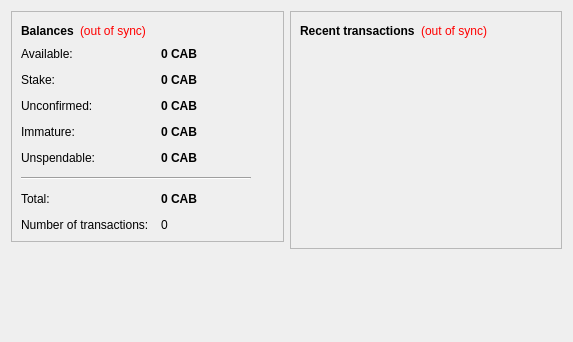
<?xml version="1.0" encoding="UTF-8"?>
<ui version="4.0">
 <class>OverviewPage</class>
 <widget class="QWidget" name="OverviewPage">
  <property name="geometry">
   <rect>
    <x>0</x>
    <y>0</y>
    <width>573</width>
    <height>342</height>
   </rect>
  </property>
  <property name="windowTitle">
   <string>Form</string>
  </property>
  <layout class="QHBoxLayout" name="horizontalLayout" stretch="1,1">
   <item>
    <layout class="QVBoxLayout" name="verticalLayout_2">
     <item>
      <widget class="QFrame" name="frame">
       <property name="frameShape">
        <enum>QFrame::StyledPanel</enum>
       </property>
       <property name="frameShadow">
        <enum>QFrame::Raised</enum>
       </property>
       <layout class="QVBoxLayout" name="verticalLayout_4">
        <item>
         <layout class="QHBoxLayout" name="horizontalLayout_4">
          <item>
           <widget class="QLabel" name="label_5">
            <property name="font">
             <font>
              <weight>75</weight>
              <bold>true</bold>
             </font>
            </property>
            <property name="text">
             <string>Balances</string>
            </property>
           </widget>
          </item>
          <item>
           <widget class="QLabel" name="labelWalletStatus">
            <property name="toolTip">
             <string>The displayed information may be out of date. Your wallet automatically synchronizes with the Cabbage network after a connection is established, but this process has not completed yet.</string>
            </property>
            <property name="styleSheet">
             <string notr="true">QLabel { color: red; }</string>
            </property>
            <property name="text">
             <string notr="true">(out of sync)</string>
            </property>
            <property name="alignment">
             <set>Qt::AlignLeading|Qt::AlignLeft|Qt::AlignVCenter</set>
            </property>
           </widget>
          </item>
          <item>
           <spacer name="horizontalSpacer_2">
            <property name="orientation">
             <enum>Qt::Horizontal</enum>
            </property>
            <property name="sizeHint" stdset="0">
             <size>
              <width>40</width>
              <height>20</height>
             </size>
            </property>
           </spacer>
          </item>
         </layout>
        </item>
        <item>
         <layout class="QFormLayout" name="formLayout_2">
          <property name="fieldGrowthPolicy">
           <enum>QFormLayout::AllNonFixedFieldsGrow</enum>
          </property>
          <property name="horizontalSpacing">
           <number>12</number>
          </property>
          <property name="verticalSpacing">
           <number>12</number>
          </property>
          <item row="0" column="0">
           <widget class="QLabel" name="labelAvailableText">
            <property name="toolTip">
             <string>Your current available balance</string>
            </property>
            <property name="text">
             <string>Available:</string>
            </property>
           </widget>
          </item>
          <item row="0" column="1">
           <widget class="QLabel" name="labelAvailable">
            <property name="font">
             <font>
              <weight>75</weight>
              <bold>true</bold>
             </font>
            </property>
            <property name="cursor">
             <cursorShape>IBeamCursor</cursorShape>
            </property>
            <property name="toolTip">
             <string>Your current available balance</string>
            </property>
            <property name="text">
             <string notr="true">0 CAB</string>
            </property>
            <property name="alignment">
             <set>Qt::AlignLeading|Qt::AlignLeft|Qt::AlignVCenter</set>
            </property>
            <property name="textInteractionFlags">
             <set>Qt::LinksAccessibleByMouse|Qt::TextSelectableByKeyboard|Qt::TextSelectableByMouse</set>
            </property>
           </widget>
          </item>
          <item row="1" column="0">
           <widget class="QLabel" name="label_6">
            <property name="toolTip">
             <string>Total of coins that was staked, and do not yet count toward the current balance</string>
            </property>
            <property name="text">
             <string>Stake:</string>
            </property>
           </widget>
          </item>
          <item row="1" column="1">
           <widget class="QLabel" name="labelStake">
            <property name="font">
             <font>
              <weight>75</weight>
              <bold>true</bold>
             </font>
            </property>
            <property name="cursor">
             <cursorShape>IBeamCursor</cursorShape>
            </property>
            <property name="toolTip">
             <string>Total of coins that was staked, and do not yet count toward the current balance</string>
            </property>
            <property name="text">
             <string notr="true">0 CAB</string>
            </property>
            <property name="alignment">
             <set>Qt::AlignLeading|Qt::AlignLeft|Qt::AlignVCenter</set>
            </property>
            <property name="textInteractionFlags">
             <set>Qt::LinksAccessibleByMouse|Qt::TextSelectableByKeyboard|Qt::TextSelectableByMouse</set>
            </property>
           </widget>
          </item>
          <item row="2" column="0">
           <widget class="QLabel" name="label_3">
            <property name="toolTip">
             <string>Total of transactions that have yet to be confirmed, and do not yet count toward the current balance</string>
            </property>
            <property name="text">
             <string>Unconfirmed:</string>
            </property>
           </widget>
          </item>
          <item row="2" column="1">
           <widget class="QLabel" name="labelUnconfirmed">
            <property name="font">
             <font>
              <weight>75</weight>
              <bold>true</bold>
             </font>
            </property>
            <property name="cursor">
             <cursorShape>IBeamCursor</cursorShape>
            </property>
            <property name="toolTip">
             <string>Total of transactions that have yet to be confirmed, and do not yet count toward the current balance</string>
            </property>
            <property name="text">
             <string notr="true">0 CAB</string>
            </property>
            <property name="alignment">
             <set>Qt::AlignLeading|Qt::AlignLeft|Qt::AlignVCenter</set>
            </property>
            <property name="textInteractionFlags">
             <set>Qt::LinksAccessibleByMouse|Qt::TextSelectableByKeyboard|Qt::TextSelectableByMouse</set>
            </property>
           </widget>
          </item>
          <item row="3" column="0">
           <widget class="QLabel" name="labelImmatureText">
            <property name="toolTip">
             <string>Mined balance that has not yet matured</string>
            </property>
            <property name="text">
             <string>Immature:</string>
            </property>
           </widget>
          </item>
          <item row="3" column="1">
           <widget class="QLabel" name="labelImmature">
            <property name="font">
             <font>
              <weight>75</weight>
              <bold>true</bold>
             </font>
            </property>
            <property name="toolTip">
             <string>Mined balance that has not yet matured</string>
            </property>
            <property name="text">
             <string notr="true">0 CAB</string>
            </property>
            <property name="alignment">
             <set>Qt::AlignLeading|Qt::AlignLeft|Qt::AlignVCenter</set>
            </property>
            <property name="textInteractionFlags">
             <set>Qt::LinksAccessibleByMouse|Qt::TextSelectableByKeyboard|Qt::TextSelectableByMouse</set>
            </property>
           </widget>
          </item>
          <item row="4" column="0">
           <widget class="QLabel" name="labelBalanceWatchOnlyText">
            <property name="toolTip">
             <string>Your unspendable balance</string>
            </property>
            <property name="text">
             <string>Unspendable:</string>
            </property>
           </widget>
          </item>
          <item row="4" column="1">
           <widget class="QLabel" name="labelBalanceWatchOnly">
            <property name="font">
             <font>
              <weight>75</weight>
              <bold>true</bold>
             </font>
            </property>
            <property name="cursor">
             <cursorShape>IBeamCursor</cursorShape>
            </property>
            <property name="toolTip">
             <string>Your unspendable balance</string>
            </property>
            <property name="text">
             <string notr="true">0 CAB</string>
            </property>
            <property name="alignment">
             <set>Qt::AlignLeading|Qt::AlignLeft|Qt::AlignVCenter</set>
            </property>
            <property name="textInteractionFlags">
             <set>Qt::LinksAccessibleByMouse|Qt::TextSelectableByKeyboard|Qt::TextSelectableByMouse</set>
            </property>
           </widget>
          </item>
          <item row="5" column="0" colspan="2">
           <widget class="Line" name="line">
            <property name="maximumSize">
             <size>
              <width>230</width>
              <height>16777215</height>
             </size>
            </property>
            <property name="orientation">
             <enum>Qt::Horizontal</enum>
            </property>
           </widget>
          </item>
          <item row="6" column="0">
           <widget class="QLabel" name="labelTotalText">
            <property name="toolTip">
             <string>Your current total balance</string>
            </property>
            <property name="text">
             <string>Total:</string>
            </property>
           </widget>
          </item>
          <item row="6" column="1">
           <widget class="QLabel" name="labelTotal">
            <property name="font">
             <font>
              <weight>75</weight>
              <bold>true</bold>
             </font>
            </property>
            <property name="toolTip">
             <string>Your current total balance</string>
            </property>
            <property name="text">
             <string notr="true">0 CAB</string>
            </property>
            <property name="alignment">
             <set>Qt::AlignLeading|Qt::AlignLeft|Qt::AlignVCenter</set>
            </property>
            <property name="textInteractionFlags">
             <set>Qt::LinksAccessibleByMouse|Qt::TextSelectableByKeyboard|Qt::TextSelectableByMouse</set>
            </property>
           </widget>
          </item>
          <item row="7" column="0">
           <widget class="QLabel" name="label_2">
            <property name="toolTip">
             <string>Total number of transactions in wallet</string>
            </property>
            <property name="text">
             <string>Number of transactions:</string>
            </property>
           </widget>
          </item>
          <item row="7" column="1">
           <widget class="QLabel" name="labelNumTransactions">
            <property name="toolTip">
             <string>Total number of transactions in wallet</string>
            </property>
            <property name="text">
             <string notr="true">0</string>
            </property>
           </widget>
          </item>
         </layout>
        </item>
       </layout>
      </widget>
     </item>
     <item>
      <spacer name="verticalSpacer">
       <property name="orientation">
        <enum>Qt::Vertical</enum>
       </property>
       <property name="sizeHint" stdset="0">
        <size>
         <width>20</width>
         <height>40</height>
        </size>
       </property>
      </spacer>
     </item>
    </layout>
   </item>
   <item>
    <layout class="QVBoxLayout" name="verticalLayout_3">
     <item>
      <widget class="QFrame" name="frame_2">
       <property name="frameShape">
        <enum>QFrame::StyledPanel</enum>
       </property>
       <property name="frameShadow">
        <enum>QFrame::Raised</enum>
       </property>
       <layout class="QVBoxLayout" name="verticalLayout">
        <item>
         <layout class="QHBoxLayout" name="horizontalLayout_2">
          <item>
           <widget class="QLabel" name="label_4">
            <property name="text">
             <string>&lt;b&gt;Recent transactions&lt;/b&gt;</string>
            </property>
           </widget>
          </item>
          <item>
           <widget class="QLabel" name="labelTransactionsStatus">
            <property name="toolTip">
             <string>The displayed information may be out of date. Your wallet automatically synchronizes with the Cabbage network after a connection is established, but this process has not completed yet.</string>
            </property>
            <property name="styleSheet">
             <string notr="true">QLabel { color: red; }</string>
            </property>
            <property name="text">
             <string notr="true">(out of sync)</string>
            </property>
            <property name="alignment">
             <set>Qt::AlignRight|Qt::AlignTrailing|Qt::AlignVCenter</set>
            </property>
           </widget>
          </item>
          <item>
           <spacer name="horizontalSpacer">
            <property name="orientation">
             <enum>Qt::Horizontal</enum>
            </property>
            <property name="sizeHint" stdset="0">
             <size>
              <width>40</width>
              <height>20</height>
             </size>
            </property>
           </spacer>
          </item>
         </layout>
        </item>
        <item>
         <widget class="QListView" name="listTransactions">
          <property name="styleSheet">
           <string notr="true">QListView { background: transparent; }</string>
          </property>
          <property name="frameShape">
           <enum>QFrame::NoFrame</enum>
          </property>
          <property name="verticalScrollBarPolicy">
           <enum>Qt::ScrollBarAlwaysOff</enum>
          </property>
          <property name="horizontalScrollBarPolicy">
           <enum>Qt::ScrollBarAlwaysOff</enum>
          </property>
          <property name="selectionMode">
           <enum>QAbstractItemView::NoSelection</enum>
          </property>
         </widget>
        </item>
       </layout>
      </widget>
     </item>
     <item>
      <spacer name="verticalSpacer_2">
       <property name="orientation">
        <enum>Qt::Vertical</enum>
       </property>
       <property name="sizeHint" stdset="0">
        <size>
         <width>20</width>
         <height>40</height>
        </size>
       </property>
      </spacer>
     </item>
    </layout>
   </item>
  </layout>
 </widget>
 <resources/>
 <connections/>
</ui>
